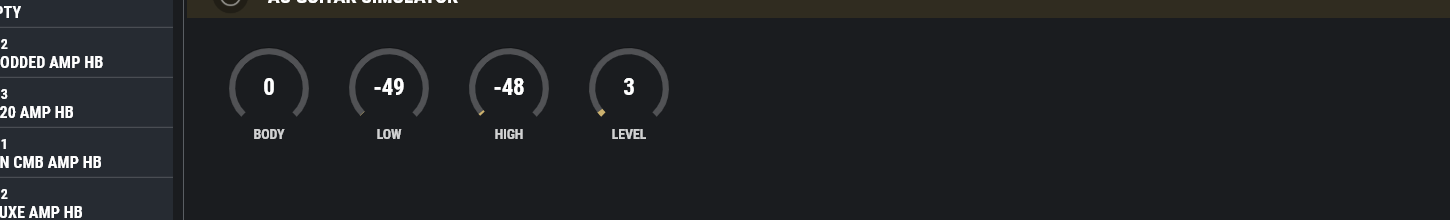
#> input picture captures/bts_typebar_resweep/00_AC_SIM_filled.png, 1450 x 220 px; its folder holds 4 pictures in this run
$ python crop_resweep.py
#> lines starting #> are read from the running program, lines starting #| are printed output that depends on the picture
"""Crop each filled.png to just the effect detail panel
(effect title + type dropdown + knob row).

Output: <orig>_cropped.png alongside originals.
"""
from __future__ import annotations
import sys
from pathlib import Path
sys.path.insert(0, str(Path.home() /
    "AppData/Local/Packages/PythonSoftwareFoundation.Python.3.13_qbz5n2kfra8p0/LocalCache/local-packages/Python313/site-packages"))
from PIL import Image


# The original screenshots are 1450x220 starting at window-local
# (50, 460). The interesting region (effect title + type bar + knob
# row) is roughly:
#   from window-local x=240 (skip chain panel) to x=1300
#   from window-local y=425 (include effect title) to y=730 (include
#   second row of knobs + their labels)
# In screenshot coords (origin at 50, 460):
#   x: 190..1250 (= width 1060)
#   y: 0..220 of the existing 220 (full)
# But we also want to include slightly above for the title — the
# original screenshots cut off the title at y≈460 window-local.
# So we'll crop within the existing screenshot frame.
CROP_X = 190
CROP_Y = 0
CROP_W = 1100
CROP_H = 220


def main():
    src_dir = Path("captures/bts_typebar_resweep")
    out_dir = Path("captures/bts_typebar_resweep_cropped")
    out_dir.mkdir(parents=True, exist_ok=True)

    n = 0
    for src in sorted(src_dir.glob("*_filled.png")):
        img = Image.open(src)
#> img is the input picture: PIL image 1450x220 RGB; mean R, G, B 32.8, 34.6, 37
        right = min(CROP_X + CROP_W, img.width)
#> right = 1290
        bottom = min(CROP_Y + CROP_H, img.height)
#> bottom = 220
        cropped = img.crop((CROP_X, CROP_Y, right, bottom))
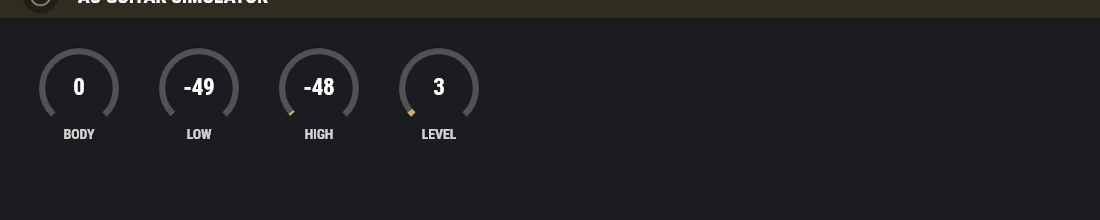
#> cropped: PIL image 1100x220 RGB; mean R, G, B 30.3, 31.7, 33.5
        cropped.save(out_dir / src.name)
        n += 1
#> pass 2 of the loop in main, `for src in sorted(src_dir.glob("*_filled.png")):`:
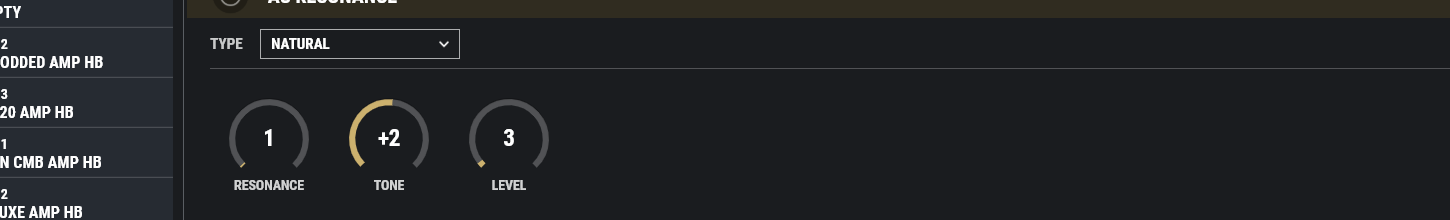
#> input picture captures/bts_typebar_resweep/01_AC_RESO_filled.png, 1450 x 220 px
#> in main, img is the input picture: PIL image 1450x220 RGB; mean R, G, B 33.3, 35.2, 37.4
#> in main, `cropped = img.crop((CROP_X, CROP_Y, right, bottom))`:
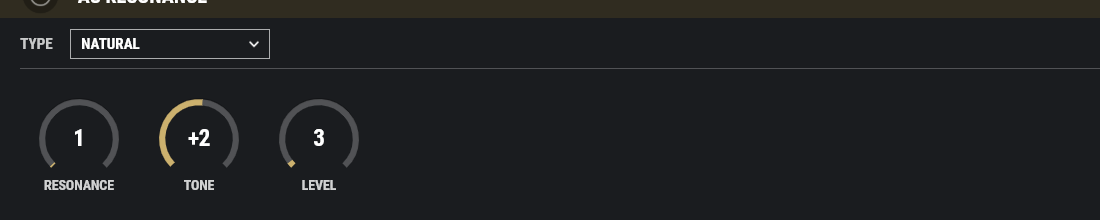
#> cropped: PIL image 1100x220 RGB; mean R, G, B 31, 32.4, 34
    print(f"cropped {n} files into {out_dir}")


if __name__ == "__main__":
    main()
